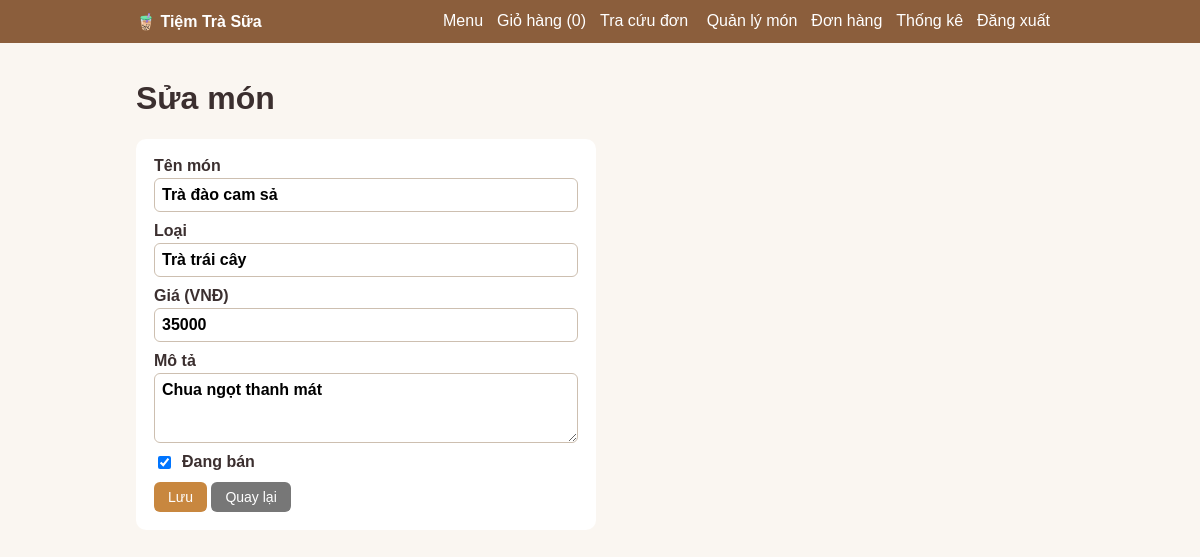
The page /update.php?id=3 (signed in) on the database its author committed.
### tables this page shows
CREATE TABLE IF NOT EXISTS sanpham (
  id INT AUTO_INCREMENT PRIMARY KEY,
  ten VARCHAR(120) NOT NULL,
  loai VARCHAR(60) NOT NULL DEFAULT 'Trà sữa',
  gia INT UNSIGNED NOT NULL,
  mota VARCHAR(255) DEFAULT NULL,
  dang_ban TINYINT(1) NOT NULL DEFAULT 1
);

### update.php (the view, shortened to what this page needs)
<?php
require 'ketnoi.php';
$id = (int)($_GET['id'] ?? 0);
$sp = layMot($conn, 'SELECT * FROM sanpham WHERE id=?', 'i', [$id]);
?>
<h1>Sửa món</h1>
<form method="post" class="form"><?= csrf() ?>
  <label>Tên món <input name="ten" value="<?= h($sp['ten']) ?>" required></label>
  <label>Loại <input name="loai" value="<?= h($sp['loai']) ?>" required></label>
  <label>Giá (VNĐ) <input type="number" name="gia" min="1000" step="500" value="<?= h($sp['gia']) ?>" required></label>
  <label>Mô tả <textarea name="mota" rows="3"><?= h($sp['mota']) ?></textarea></label>
  <label style="flex-direction:row;align-items:center;gap:8px"><input type="checkbox" name="dang_ban" <?= $sp['dang_ban'] ? 'checked' : '' ?>> Đang bán</label>
  <div><button class="btn">Lưu</button> <a class="btn g" href="index.php?p=admin">Quay lại</a></div>
</form>

### ketnoi.php (style rules this page uses)
* { box-sizing:border-box }
body { margin:0;font-family:Arial,sans-serif;background:#faf6f1;color:#3b2f2f }
.btn { display:inline-block;background:#c8873f;color:#fff;border:0;padding:7px 14px;border-radius:6px;cursor:pointer;text-decoration:none;font-size:14px }
.btn.g { background:#777 }
input,select,textarea { padding:7px;border:1px solid #cdbfb0;border-radius:6px;font:inherit }
.form { display:flex;flex-direction:column;gap:10px;max-width:460px;background:#fff;padding:18px;border-radius:10px }
.form label { display:flex;flex-direction:column;gap:3px;font-weight:bold }

### rows shown on the page
sanpham: ten "Trà đào cam sả", loai "Trà trái cây", gia "35000", mota "Chua ngọt thanh mát", dang_ban "☑"

### other values the page prints
$sl "0"
